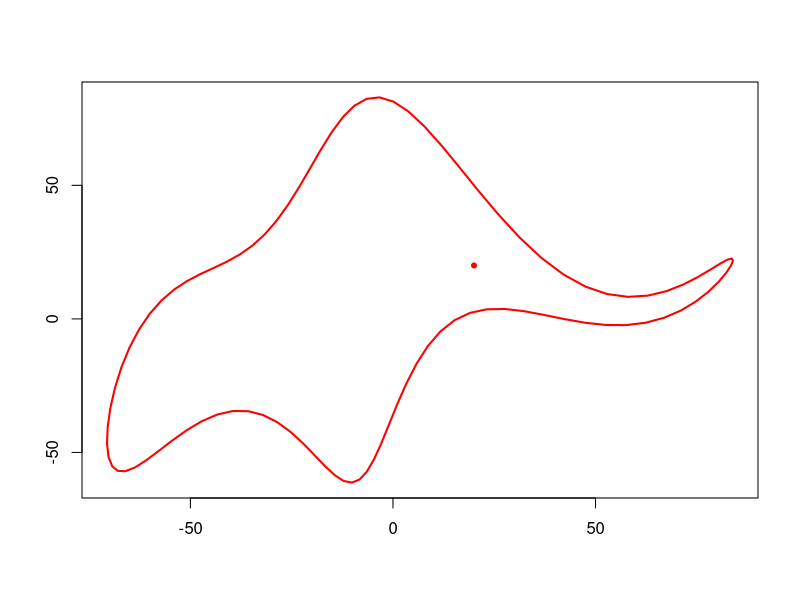

Generate this figure with R:
## ---- chunk 1
p1=50-30i
p2=18+8i
p3=12-10i
p4=-14-60i
p5=40+20i

fourier=function(tt,CC){
f=numeric(length(tt));
A=Re(CC);
B=Im(CC);
k=1:length(CC);
for(i in 1:length(tt)){
co=cos(tt[i]*k)
si=sin(tt[i]*k)
f[i]=sum(A*co+B*si)
f
}
f
}

elephant=function(tt,p1,p2,p3,p4,p5){
n=6
Cx=complex(n);
Cy=complex(n);
Cx[1]=Re(p1)*1i
Cx[2]=Re(p2)*1i
Cx[3]=Re(p3)
Cx[5]=Re(p4)
Cy[1]=Im(p4)+Im(p1)*1i
Cy[2]=Im(p2)*1i
Cy[3]=Im(p3)*1i

x=fourier(tt,Cx)
y=fourier(tt,Cy)
res=cbind(y,-x)
res
}

tt=seq(from=0,to=2*pi,length=100)
el=elephant(tt,p1,p2,p3,p4,p5)

plot(el,type="l",col="red",ylab="",xlab="",lwd=2)
points(Im(p5),Im(p5),pch=20,col="red")  
